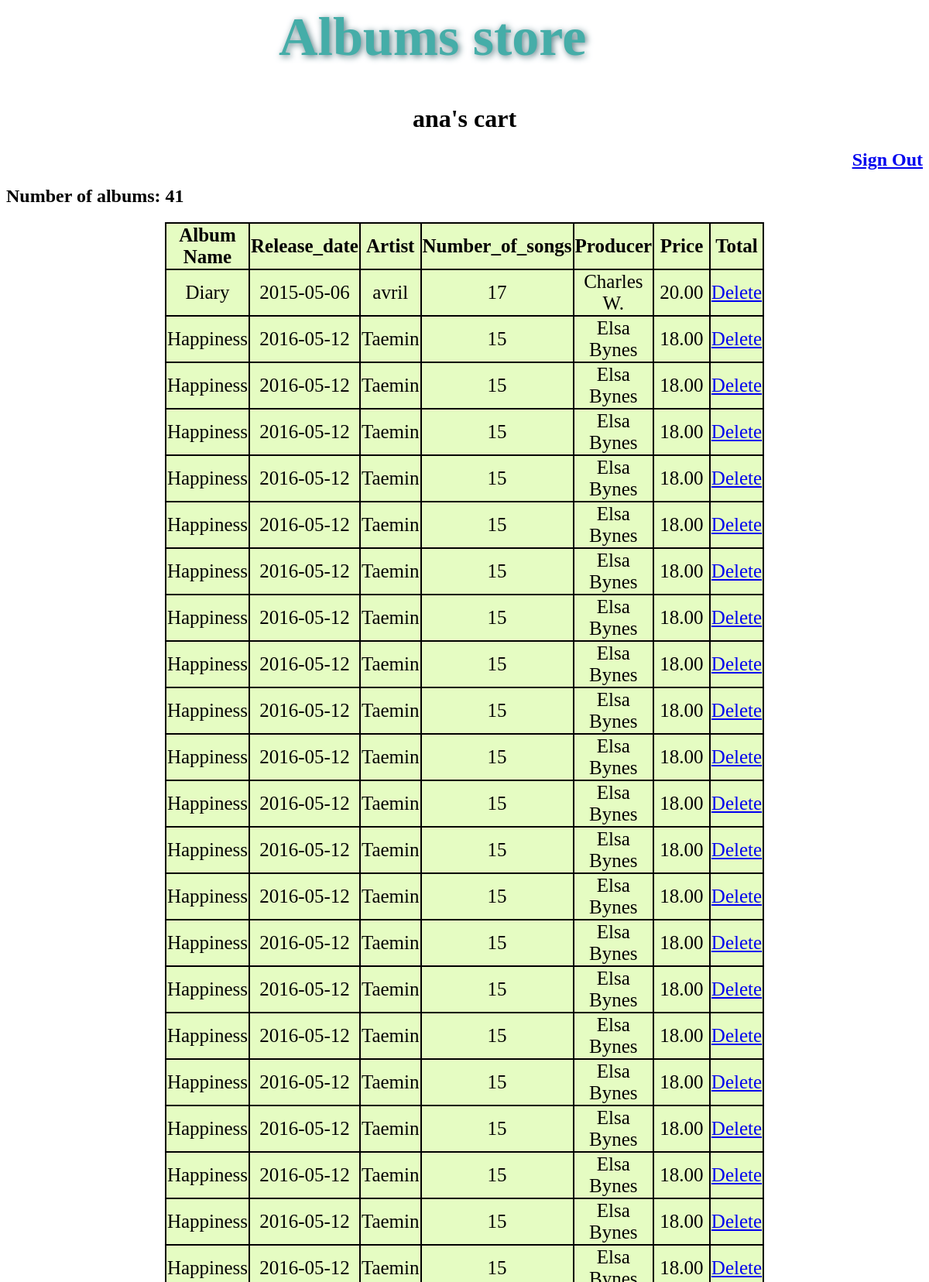
/projects/music-store/cart.php (signed in, upper part), run on the app's committed database.
### tables this page shows
CREATE TABLE `orders` (
  `oID` int(11) NOT NULL,
  `cID` varchar(60) NOT NULL,
  `AlbumName` varchar(20) NOT NULL,
  `Price` float(5,2) NOT NULL
);

CREATE TABLE `album` (
  `Name` varchar(40) NOT NULL,
  `Release_date` date NOT NULL,
  `Artist` varchar(20) NOT NULL,
  `Number_of_songs` int(11) NOT NULL,
  `Producer` varchar(40) NOT NULL,
  `Price` float(5,2) DEFAULT NULL
);

### projects/music-store/session.php (called while the page is built, shortened)
<?php
   include('connection.php');
   $user_check = $_SESSION['login_user'];
   $ses_sql = mysqli_query($conn,"select `username` from `accounts` where `username` = '$user_check' ");
   $row = mysqli_fetch_array($ses_sql,MYSQLI_ASSOC);
   $login_session = $row['username'];
?>

### projects/music-store/cart.php (the view, shortened to what this page needs)
<?php
	include("session.php");
	  $sql_query = "SELECT * FROM `album`, `orders` WHERE `Name` = `AlbumName` and `cID` = '$login_session'";
    $result = mysqli_query($conn,$sql_query);
	$total_records = mysqli_num_rows($result);
?>
<html>
<head>
	<link rel="stylesheet" type="text/css" href="style.css">
</head>
<body>
<h1 id="main-title">Albums store</h1>
<h1> <?php echo $_SESSION['login_user']; ?>'s cart</h1>
<h2 align="right"><a href = "logout.php">Sign Out</a></h2>
<h2 align="left">Number of albums: <?php echo $total_records;?> </h2>
<table border="1" style="text-align:center;" align="center" width="60%">
  <tr>
    <th> Album Name </th>
    <th> Release_date </th>
    <th> Artist </th>
    <th> Number_of_songs </th>
    <th> Producer </th>
    <th> Price </th>
	<th> Total </th>
</tr>
<?php
	while($row_result=mysqli_fetch_assoc($result)){
		echo "<tr>";
		echo "<td>".$row_result["Name"]."</td>";
		echo "<td>".$row_result["Release_date"]."</td>";
		echo "<td>".$row_result["Artist"]."</td>";
		echo "<td>".$row_result["Number_of_songs"]."</td>";
		echo "<td>".$row_result["Producer"]."</td>";
		echo "<td>".$row_result["Price"]."</td>";
		echo "<td><a href='?action=delete&id=".$row_result["Name"]."' onClick=\"return deletesure();\"> Delete </a></td>";
		echo "</tr>";
	}
?>
</table> <br><br><br>
<?php
		echo "<br>"; echo "<br>";
?>
</body>
</html>

### projects/music-store/style.css (style rules this page uses)
body { background-color: white; text-align: center; }
#main-title { font-size: 70px; color: #45ADA8; text-shadow: 2px 2px 8px #547980; padding-right: 7%; }
table, th, td { border-collapse: collapse; border: 2px solid black; text-align: center; background-color: #E5FCC2 ; font-size: 25px; }

### data on the page
orders: AlbumName.Name "Diary", AlbumName.Release_date "2015-05-06", AlbumName.Artist "avril", AlbumName.Number_of_songs "17", AlbumName.Producer "Charles W.", Price "20.00"
orders: AlbumName.Name "Happiness", AlbumName.Release_date "2016-05-12", AlbumName.Artist "Taemin", AlbumName.Number_of_songs "15", AlbumName.Producer "Elsa Bynes", Price "18.00"
orders: AlbumName.Name "Happiness", AlbumName.Release_date "2016-05-12", AlbumName.Artist "Taemin", AlbumName.Number_of_songs "15", AlbumName.Producer "Elsa Bynes", Price "18.00"
orders: AlbumName.Name "Happiness", AlbumName.Release_date "2016-05-12", AlbumName.Artist "Taemin", AlbumName.Number_of_songs "15", AlbumName.Producer "Elsa Bynes", Price "18.00"
orders: AlbumName.Name "Happiness", AlbumName.Release_date "2016-05-12", AlbumName.Artist "Taemin", AlbumName.Number_of_songs "15", AlbumName.Producer "Elsa Bynes", Price "18.00"
orders: AlbumName.Name "Happiness", AlbumName.Release_date "2016-05-12", AlbumName.Artist "Taemin", AlbumName.Number_of_songs "15", AlbumName.Producer "Elsa Bynes", Price "18.00"
orders: AlbumName.Name "Happiness", AlbumName.Release_date "2016-05-12", AlbumName.Artist "Taemin", AlbumName.Number_of_songs "15", AlbumName.Producer "Elsa Bynes", Price "18.00"
orders: AlbumName.Name "Happiness", AlbumName.Release_date "2016-05-12", AlbumName.Artist "Taemin", AlbumName.Number_of_songs "15", AlbumName.Producer "Elsa Bynes", Price "18.00"
orders: AlbumName.Name "Happiness", AlbumName.Release_date "2016-05-12", AlbumName.Artist "Taemin", AlbumName.Number_of_songs "15", AlbumName.Producer "Elsa Bynes", Price "18.00"
orders: AlbumName.Name "Happiness", AlbumName.Release_date "2016-05-12", AlbumName.Artist "Taemin", AlbumName.Number_of_songs "15", AlbumName.Producer "Elsa Bynes", Price "18.00"
orders: AlbumName.Name "Happiness", AlbumName.Release_date "2016-05-12", AlbumName.Artist "Taemin", AlbumName.Number_of_songs "15", AlbumName.Producer "Elsa Bynes", Price "18.00"
orders: AlbumName.Name "Happiness", AlbumName.Release_date "2016-05-12", AlbumName.Artist "Taemin", AlbumName.Number_of_songs "15", AlbumName.Producer "Elsa Bynes", Price "18.00"
orders: AlbumName.Name "Happiness", AlbumName.Release_date "2016-05-12", AlbumName.Artist "Taemin", AlbumName.Number_of_songs "15", AlbumName.Producer "Elsa Bynes", Price "18.00"
orders: AlbumName.Name "Happiness", AlbumName.Release_date "2016-05-12", AlbumName.Artist "Taemin", AlbumName.Number_of_songs "15", AlbumName.Producer "Elsa Bynes", Price "18.00"
orders: AlbumName.Name "Happiness", AlbumName.Release_date "2016-05-12", AlbumName.Artist "Taemin", AlbumName.Number_of_songs "15", AlbumName.Producer "Elsa Bynes", Price "18.00"
orders: AlbumName.Name "Happiness", AlbumName.Release_date "2016-05-12", AlbumName.Artist "Taemin", AlbumName.Number_of_songs "15", AlbumName.Producer "Elsa Bynes", Price "18.00"
orders: AlbumName.Name "Happiness", AlbumName.Release_date "2016-05-12", AlbumName.Artist "Taemin", AlbumName.Number_of_songs "15", AlbumName.Producer "Elsa Bynes", Price "18.00"
orders: AlbumName.Name "Happiness", AlbumName.Release_date "2016-05-12", AlbumName.Artist "Taemin", AlbumName.Number_of_songs "15", AlbumName.Producer "Elsa Bynes", Price "18.00"
orders: AlbumName.Name "Happiness", AlbumName.Release_date "2016-05-12", AlbumName.Artist "Taemin", AlbumName.Number_of_songs "15", AlbumName.Producer "Elsa Bynes", Price "18.00"
orders: AlbumName.Name "Happiness", AlbumName.Release_date "2016-05-12", AlbumName.Artist "Taemin", AlbumName.Number_of_songs "15", AlbumName.Producer "Elsa Bynes", Price "18.00"
orders: AlbumName.Name "Happiness", AlbumName.Release_date "2016-05-12", AlbumName.Artist "Taemin", AlbumName.Number_of_songs "15", AlbumName.Producer "Elsa Bynes", Price "18.00"
orders: AlbumName.Name "Happiness", AlbumName.Release_date "2016-05-12", AlbumName.Artist "Taemin", AlbumName.Number_of_songs "15", Price "18.00"

### other printed values
$_SESSION['login_user'] "ana"
$total_records "41"
